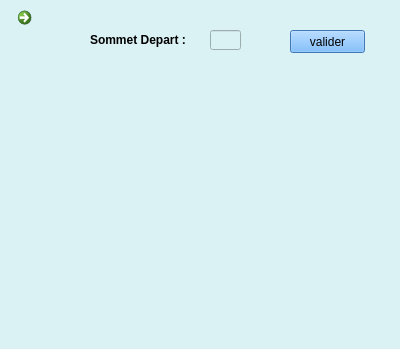
<?xml version="1.0" encoding="UTF-8"?>
<ui version="4.0">
 <class>Dijikstra</class>
 <widget class="QWidget" name="Dijikstra">
  <property name="geometry">
   <rect>
    <x>0</x>
    <y>0</y>
    <width>400</width>
    <height>349</height>
   </rect>
  </property>
  <property name="windowTitle">
   <string>Dijikstra</string>
  </property>
  <property name="windowIcon">
   <iconset>
    <normaloff>imgs/icon.png</normaloff>imgs/icon.png</iconset>
  </property>
  <property name="styleSheet">
   <string notr="true">background-color: rgb(219, 242, 244);</string>
  </property>
  <widget class="QCommandLinkButton" name="commandLinkButton">
   <property name="geometry">
    <rect>
     <x>10</x>
     <y>0</y>
     <width>41</width>
     <height>41</height>
    </rect>
   </property>
   <property name="text">
    <string/>
   </property>
   <property name="icon">
    <iconset>
     <normaloff>imgs/iconrevenir.webp</normaloff>imgs/iconrevenir.webp</iconset>
   </property>
   <property name="iconSize">
    <size>
     <width>30</width>
     <height>30</height>
    </size>
   </property>
  </widget>
  <widget class="QLabel" name="label">
   <property name="geometry">
    <rect>
     <x>90</x>
     <y>30</y>
     <width>111</width>
     <height>20</height>
    </rect>
   </property>
   <property name="text">
    <string>&lt;html&gt;&lt;head/&gt;&lt;body&gt;&lt;p&gt;&lt;span style=&quot; font-size:9pt; font-weight:600;&quot;&gt;Sommet Depart :&lt;/span&gt;&lt;/p&gt;&lt;/body&gt;&lt;/html&gt;</string>
   </property>
  </widget>
  <widget class="QLineEdit" name="sommet">
   <property name="geometry">
    <rect>
     <x>210</x>
     <y>30</y>
     <width>31</width>
     <height>20</height>
    </rect>
   </property>
  </widget>
  <widget class="QPushButton" name="sommetbutton">
   <property name="geometry">
    <rect>
     <x>290</x>
     <y>30</y>
     <width>75</width>
     <height>23</height>
    </rect>
   </property>
   <property name="styleSheet">
    <string notr="true">background-color: rgb(90, 170, 255);</string>
   </property>
   <property name="text">
    <string>valider</string>
   </property>
  </widget>
  <widget class="QTableWidget" name="tableWidget">
   <property name="geometry">
    <rect>
     <x>20</x>
     <y>60</y>
     <width>361</width>
     <height>91</height>
    </rect>
   </property>
   <property name="frameShape">
    <enum>QFrame::NoFrame</enum>
   </property>
  </widget>
  <widget class="QLabel" name="inter">
   <property name="geometry">
    <rect>
     <x>60</x>
     <y>170</y>
     <width>261</width>
     <height>20</height>
    </rect>
   </property>
   <property name="text">
    <string/>
   </property>
  </widget>
  <widget class="QTextBrowser" name="textBrowser">
   <property name="geometry">
    <rect>
     <x>70</x>
     <y>200</y>
     <width>256</width>
     <height>131</height>
    </rect>
   </property>
   <property name="frameShape">
    <enum>QFrame::NoFrame</enum>
   </property>
  </widget>
 </widget>
 <resources/>
 <connections/>
</ui>
